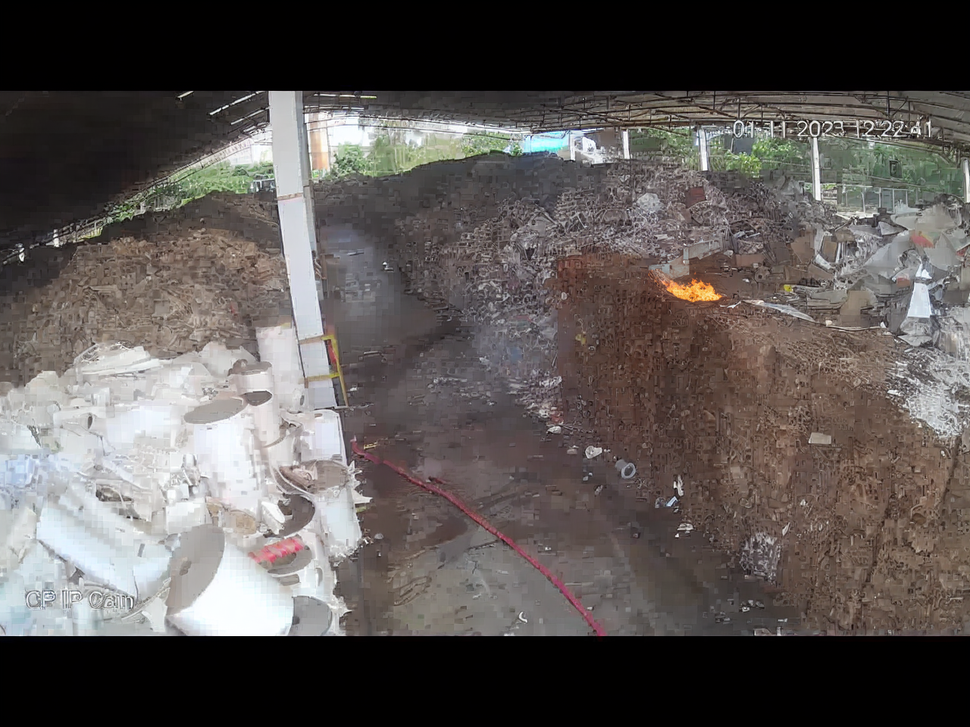
#> input picture images/0777_1.png, 970 x 727 px, shrunk from 1280 x 960 before the run
$ jupyter execute parallel.ipynb
#> lines starting #> are read from the running program, lines starting #| are printed output that depends on the picture
## O(N) to O(1) engineering
- currently we generate one image, drag that image back into inpainting, draw on that again
- since the generation process is the bottleneck, do the api calls parallely and generate the images
- since we already have the location of the masks, overlay the generated images in the marked regions
- this reduces the time complexity of the code to O(1)
- if each image requires 3 masks on average, this makes the total time go down to 33%
- time savings are huge for large dataset generation
- probably requires a batch api, or parallel(asynchronous) api calls

[cell 1]
# print 0777_1.png using the opencv library
import cv2
import numpy as np
import matplotlib.pyplot as plt

# read the image
img = cv2.imread('./images/0777_1.png', cv2.IMREAD_COLOR)
#> img is the input picture: shape (727, 970, 3); mean B, G, R 84.1, 86.2, 91.7
img_rgb=cv2.cvtColor(img, cv2.COLOR_BGR2RGB)
# display the image
plt.imshow(img_rgb)

[cell 2]
# load the second image and display it
# read the image
img_gen = cv2.imread('./images/0777_2.png', cv2.IMREAD_COLOR)
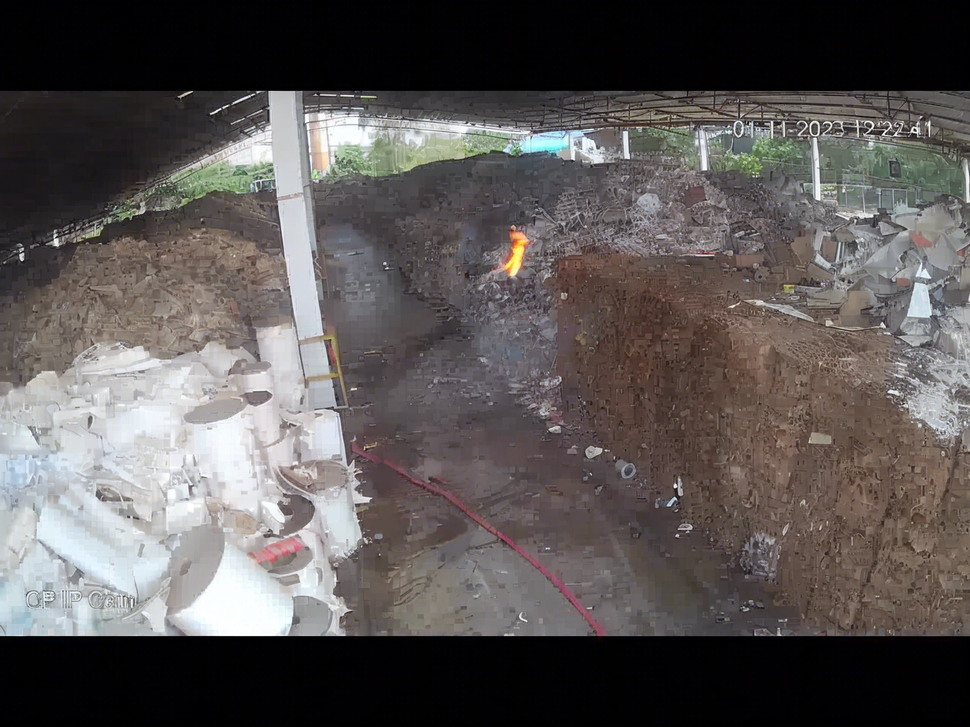
#> input picture images/0777_2.png, 970 x 727 px, shrunk from 1280 x 960 before the run
#> img_gen is the input picture: shape (727, 970, 3); mean B, G, R 85.3, 86.4, 91.2
img_gen_rgb=cv2.cvtColor(img_gen, cv2.COLOR_BGR2RGB)
# display the image
plt.imshow(img_gen_rgb)

[cell 3]
# in the masked region overlap the generated image with the original image
# and display the image

# load the mask and for every pixel that is black display generted image over original image
mask = cv2.imread('./masks/0777_2_mask.png', cv2.IMREAD_GRAYSCALE)
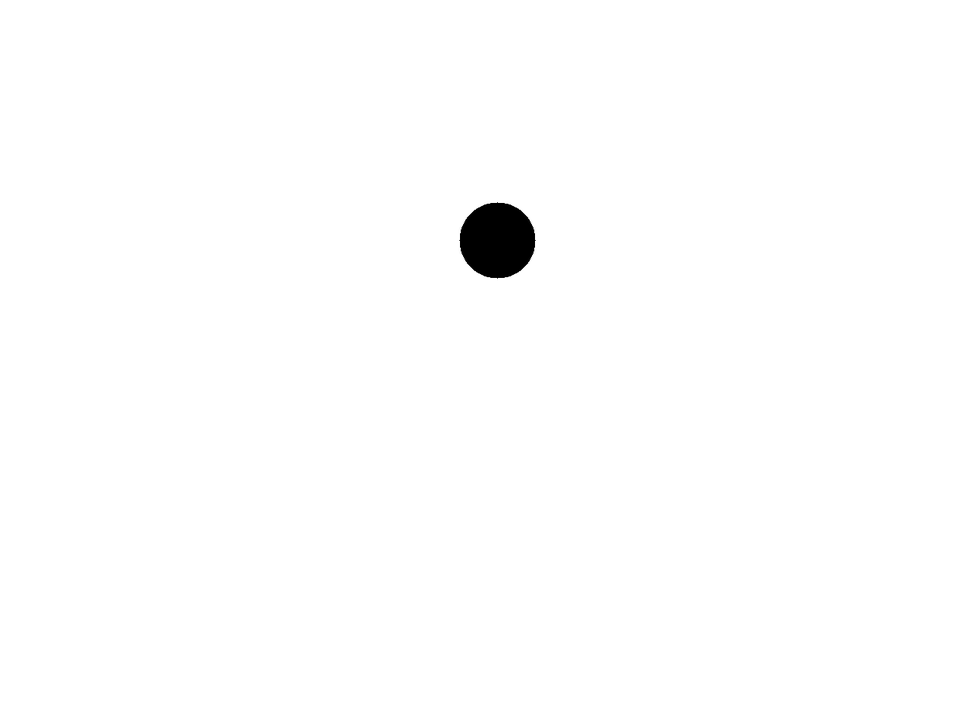
#> input picture masks/0777_2_mask.png, 970 x 727 px, shrunk from 1280 x 960 before the run
#> mask is the input picture: shape (727, 970); min 0, max 255, mean 253.4

# display the mask
plt.imshow(mask, cmap='gray')

# create a copy of the original image
img_copy = img_rgb.copy()
# img_copy_rgb=cv2.cvtColor(img_copy, cv2.COLOR_BGR2RGB)
# for every pixel that is black in the mask, display the generated image
# over the original image
for i in range(mask.shape[0]):
    for j in range(mask.shape[1]):
        if mask[i, j] == 0:
            img_copy[i, j] = img_gen_rgb[i, j]
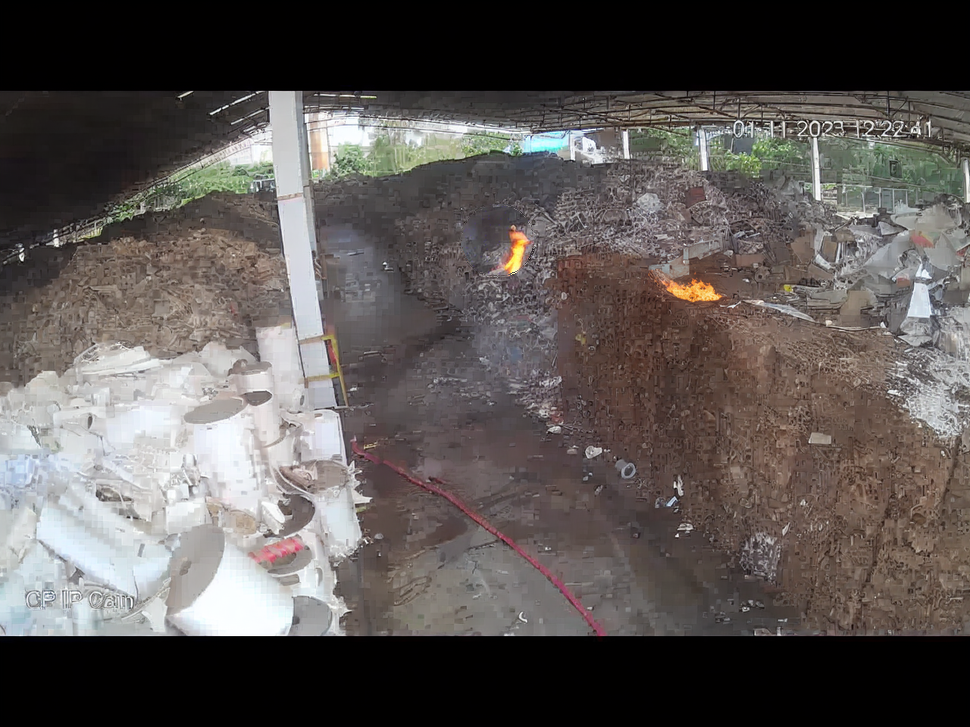
#> img_copy: shape (727, 970, 3); mean R, G, B 91.8, 86.2, 84.1

# display the image

plt.imshow(img_copy)
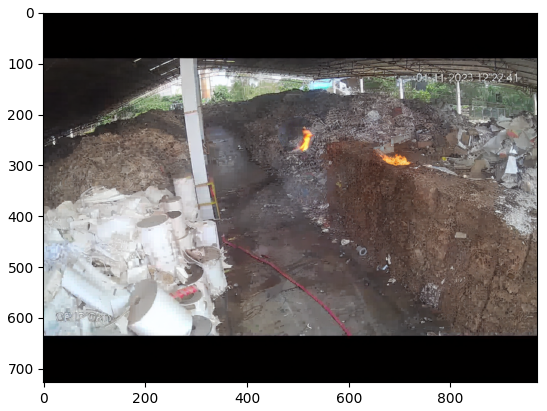
#> figure drawn by matplotlib, 1 panel

[cell 4]
# save the final generated image
cv2.imwrite('0777_final.png', cv2.cvtColor(img_copy, cv2.COLOR_RGB2BGR))
#> Out = True
